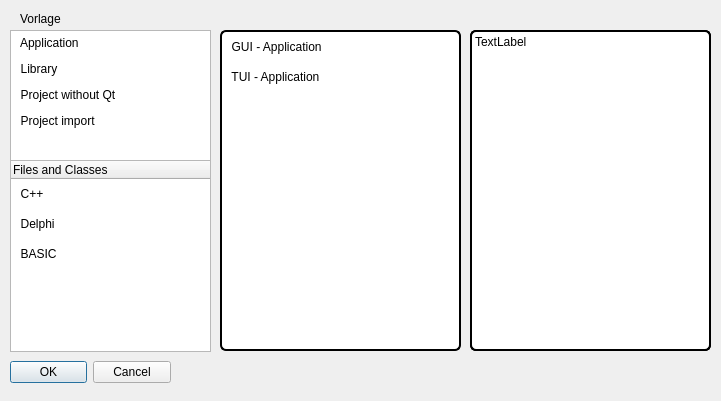
<?xml version="1.0" encoding="UTF-8"?>
<ui version="4.0">
 <class>NewProjectAssistent</class>
 <widget class="QWidget" name="NewProjectAssistent">
  <property name="geometry">
   <rect>
    <x>0</x>
    <y>0</y>
    <width>721</width>
    <height>401</height>
   </rect>
  </property>
  <property name="windowTitle">
   <string>Form</string>
  </property>
  <widget class="QLabel" name="label">
   <property name="geometry">
    <rect>
     <x>20</x>
     <y>10</y>
     <width>64</width>
     <height>17</height>
    </rect>
   </property>
   <property name="text">
    <string>Vorlage</string>
   </property>
  </widget>
  <widget class="QTableWidget" name="tableWidget">
   <property name="geometry">
    <rect>
     <x>10</x>
     <y>30</y>
     <width>201</width>
     <height>131</height>
    </rect>
   </property>
   <property name="styleSheet">
    <string notr="true"/>
   </property>
   <property name="editTriggers">
    <set>QAbstractItemView::DoubleClicked|QAbstractItemView::EditKeyPressed|QAbstractItemView::SelectedClicked</set>
   </property>
   <property name="tabKeyNavigation">
    <bool>true</bool>
   </property>
   <property name="showDropIndicator" stdset="0">
    <bool>false</bool>
   </property>
   <property name="gridStyle">
    <enum>Qt::NoPen</enum>
   </property>
   <property name="wordWrap">
    <bool>true</bool>
   </property>
   <property name="cornerButtonEnabled">
    <bool>false</bool>
   </property>
   <property name="rowCount">
    <number>4</number>
   </property>
   <attribute name="horizontalHeaderVisible">
    <bool>false</bool>
   </attribute>
   <attribute name="horizontalHeaderDefaultSectionSize">
    <number>200</number>
   </attribute>
   <attribute name="horizontalHeaderMinimumSectionSize">
    <number>27</number>
   </attribute>
   <attribute name="verticalHeaderVisible">
    <bool>false</bool>
   </attribute>
   <attribute name="verticalHeaderDefaultSectionSize">
    <number>26</number>
   </attribute>
   <row/>
   <row/>
   <row/>
   <row/>
   <column>
    <property name="text">
     <string>Projects</string>
    </property>
    <property name="textAlignment">
     <set>AlignLeading|AlignVCenter</set>
    </property>
   </column>
   <item row="0" column="0">
    <property name="text">
     <string>  Application</string>
    </property>
   </item>
   <item row="1" column="0">
    <property name="text">
     <string>  Library</string>
    </property>
   </item>
   <item row="2" column="0">
    <property name="text">
     <string>  Project without Qt</string>
    </property>
   </item>
   <item row="3" column="0">
    <property name="text">
     <string>  Project import</string>
    </property>
   </item>
  </widget>
  <widget class="QTableWidget" name="tableWidget_2">
   <property name="geometry">
    <rect>
     <x>10</x>
     <y>160</y>
     <width>201</width>
     <height>192</height>
    </rect>
   </property>
   <property name="showGrid">
    <bool>false</bool>
   </property>
   <property name="rowCount">
    <number>5</number>
   </property>
   <attribute name="horizontalHeaderDefaultSectionSize">
    <number>200</number>
   </attribute>
   <attribute name="verticalHeaderVisible">
    <bool>false</bool>
   </attribute>
   <row/>
   <row/>
   <row/>
   <row/>
   <row/>
   <column>
    <property name="text">
     <string>Files and Classes</string>
    </property>
    <property name="textAlignment">
     <set>AlignLeading|AlignVCenter</set>
    </property>
   </column>
   <item row="0" column="0">
    <property name="text">
     <string>  C++</string>
    </property>
   </item>
   <item row="1" column="0">
    <property name="text">
     <string>  Delphi</string>
    </property>
   </item>
   <item row="2" column="0">
    <property name="text">
     <string>  BASIC</string>
    </property>
   </item>
  </widget>
  <widget class="QDialogButtonBox" name="buttonBox">
   <property name="geometry">
    <rect>
     <x>10</x>
     <y>360</y>
     <width>161</width>
     <height>25</height>
    </rect>
   </property>
   <property name="standardButtons">
    <set>QDialogButtonBox::Cancel|QDialogButtonBox::Ok</set>
   </property>
  </widget>
  <widget class="QTableWidget" name="tableWidget_3">
   <property name="geometry">
    <rect>
     <x>220</x>
     <y>30</y>
     <width>241</width>
     <height>321</height>
    </rect>
   </property>
   <property name="styleSheet">
    <string notr="true">background-color: white;
border-color: black;
border-radius: 6px;
border-width: 2px;
border-style: solid;</string>
   </property>
   <property name="showGrid">
    <bool>false</bool>
   </property>
   <property name="rowCount">
    <number>2</number>
   </property>
   <property name="columnCount">
    <number>1</number>
   </property>
   <attribute name="horizontalHeaderVisible">
    <bool>false</bool>
   </attribute>
   <attribute name="horizontalHeaderDefaultSectionSize">
    <number>200</number>
   </attribute>
   <attribute name="verticalHeaderVisible">
    <bool>false</bool>
   </attribute>
   <row>
    <property name="text">
     <string>Neue Zeile</string>
    </property>
   </row>
   <row>
    <property name="text">
     <string>Neue Zeile</string>
    </property>
   </row>
   <column>
    <property name="text">
     <string>1</string>
    </property>
   </column>
   <item row="0" column="0">
    <property name="text">
     <string>  GUI - Application</string>
    </property>
   </item>
   <item row="1" column="0">
    <property name="text">
     <string>  TUI - Application</string>
    </property>
   </item>
  </widget>
  <widget class="QWidget" name="widget" native="true">
   <property name="geometry">
    <rect>
     <x>470</x>
     <y>30</y>
     <width>241</width>
     <height>321</height>
    </rect>
   </property>
   <property name="autoFillBackground">
    <bool>false</bool>
   </property>
   <property name="styleSheet">
    <string notr="true">background-color: white;
border-color: black;
border-radius: 6px;
border-width: 2px;
border-style: solid;</string>
   </property>
   <widget class="QLabel" name="label_2">
    <property name="geometry">
     <rect>
      <x>0</x>
      <y>0</y>
      <width>241</width>
      <height>321</height>
     </rect>
    </property>
    <property name="text">
     <string>TextLabel</string>
    </property>
    <property name="alignment">
     <set>Qt::AlignLeading|Qt::AlignLeft|Qt::AlignTop</set>
    </property>
   </widget>
  </widget>
 </widget>
 <resources/>
 <connections/>
</ui>
